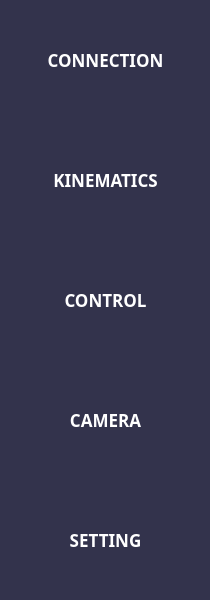
   <widget class="QFrame" name="Menu_Frame">
    <property name="geometry">
     <rect>
      <x>0</x>
      <y>70</y>
      <width>210</width>
      <height>600</height>
     </rect>
    </property>
    <property name="styleSheet">
     <string notr="true">background-color:rgb(51, 51, 76);</string>
    </property>
    <property name="frameShape">
     <enum>QFrame::StyledPanel</enum>
    </property>
    <property name="frameShadow">
     <enum>QFrame::Raised</enum>
    </property>
    <widget class="QPushButton" name="btn_Connect">
     <property name="geometry">
      <rect>
       <x>0</x>
       <y>0</y>
       <width>211</width>
       <height>120</height>
      </rect>
     </property>
     <property name="font">
      <font>
       <family>3ds</family>
       <pointsize>13</pointsize>
       <weight>75</weight>
       <bold>true</bold>
      </font>
     </property>
     <property name="autoFillBackground">
      <bool>false</bool>
     </property>
     <property name="styleSheet">
      <string notr="true">background-color:rgb(51, 51, 76); border:0px; color:white;</string>
     </property>
     <property name="text">
      <string>CONNECTION</string>
     </property>
     <property name="iconSize">
      <size>
       <width>32</width>
       <height>32</height>
      </size>
     </property>
     <property name="flat">
      <bool>false</bool>
     </property>
    </widget>
    <widget class="QPushButton" name="btn_Kine">
     <property name="geometry">
      <rect>
       <x>0</x>
       <y>120</y>
       <width>211</width>
       <height>120</height>
      </rect>
     </property>
     <property name="font">
      <font>
       <family>3ds</family>
       <pointsize>13</pointsize>
       <weight>75</weight>
       <bold>true</bold>
      </font>
     </property>
     <property name="autoFillBackground">
      <bool>false</bool>
     </property>
     <property name="styleSheet">
      <string notr="true">background-color:rgb(51, 51, 76); border:0px; color:white;</string>
     </property>
     <property name="text">
      <string>KINEMATICS</string>
     </property>
     <property name="flat">
      <bool>false</bool>
     </property>
    </widget>
    <widget class="QPushButton" name="btn_Ctrl">
     <property name="geometry">
      <rect>
       <x>0</x>
       <y>240</y>
       <width>211</width>
       <height>120</height>
      </rect>
     </property>
     <property name="font">
      <font>
       <family>3ds</family>
       <pointsize>13</pointsize>
       <weight>75</weight>
       <bold>true</bold>
      </font>
     </property>
     <property name="autoFillBackground">
      <bool>false</bool>
     </property>
     <property name="styleSheet">
      <string notr="true">background-color:rgb(51, 51, 76); border:0px; color:white;</string>
     </property>
     <property name="text">
      <string>CONTROL</string>
     </property>
     <property name="flat">
      <bool>false</bool>
     </property>
    </widget>
    <widget class="QPushButton" name="btn_Calib">
     <property name="geometry">
      <rect>
       <x>0</x>
       <y>360</y>
       <width>211</width>
       <height>120</height>
      </rect>
     </property>
     <property name="font">
      <font>
       <family>3ds</family>
       <pointsize>13</pointsize>
       <weight>75</weight>
       <bold>true</bold>
      </font>
     </property>
     <property name="autoFillBackground">
      <bool>false</bool>
     </property>
     <property name="styleSheet">
      <string notr="true">background-color:rgb(51, 51, 76); border:0px; color:white;</string>
     </property>
     <property name="text">
      <string>CAMERA</string>
     </property>
     <property name="flat">
      <bool>false</bool>
     </property>
    </widget>
    <widget class="QPushButton" name="btn_Setting">
     <property name="geometry">
      <rect>
       <x>0</x>
       <y>480</y>
       <width>211</width>
       <height>120</height>
      </rect>
     </property>
     <property name="font">
      <font>
       <family>3ds</family>
       <pointsize>13</pointsize>
       <weight>75</weight>
       <bold>true</bold>
      </font>
     </property>
     <property name="autoFillBackground">
      <bool>false</bool>
     </property>
     <property name="styleSheet">
      <string notr="true">background-color:rgb(51, 51, 76); border:0px; color:white;</string>
     </property>
     <property name="text">
      <string>SETTING</string>
     </property>
     <property name="flat">
      <bool>false</bool>
     </property>
    </widget>
   </widget>
